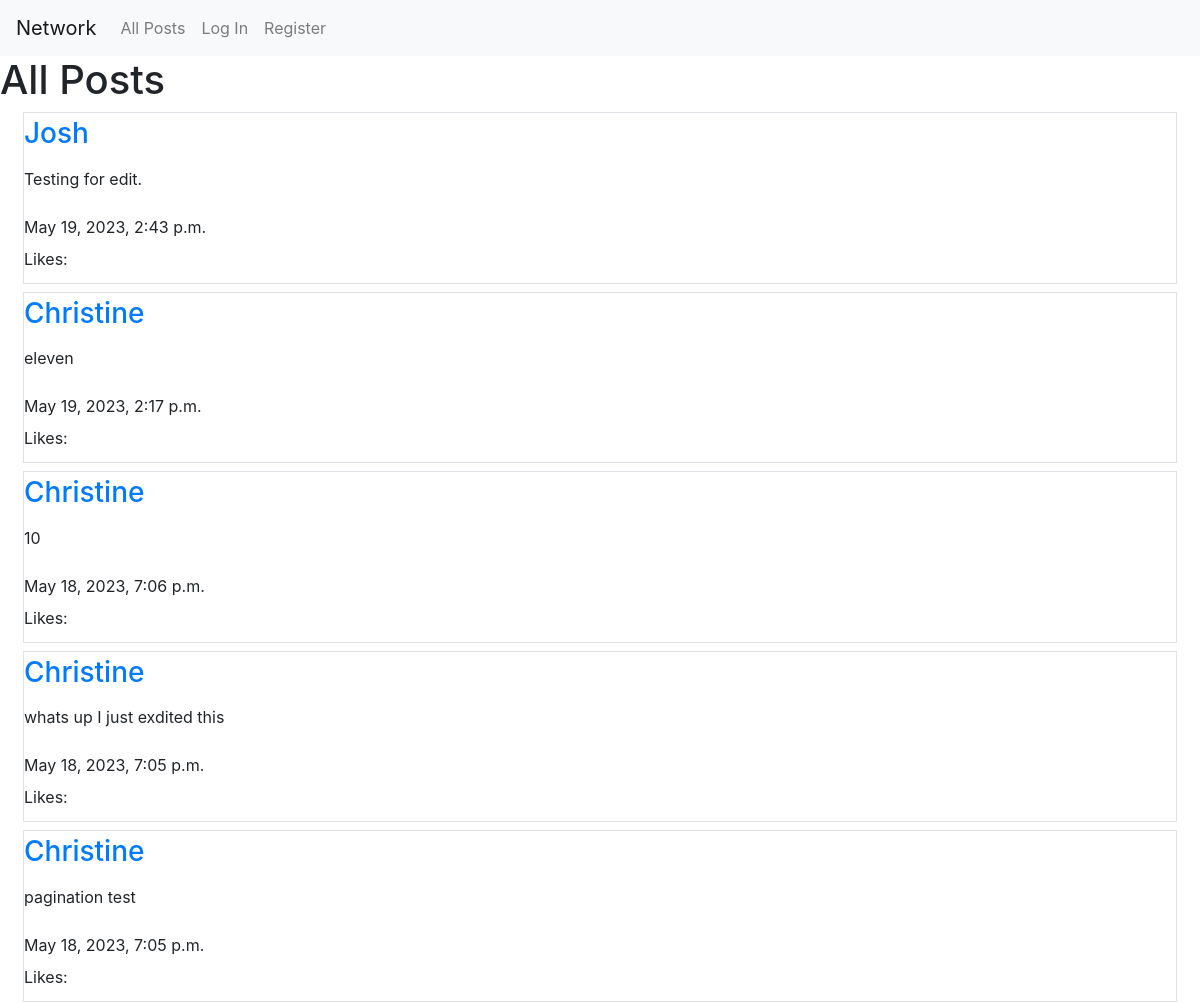
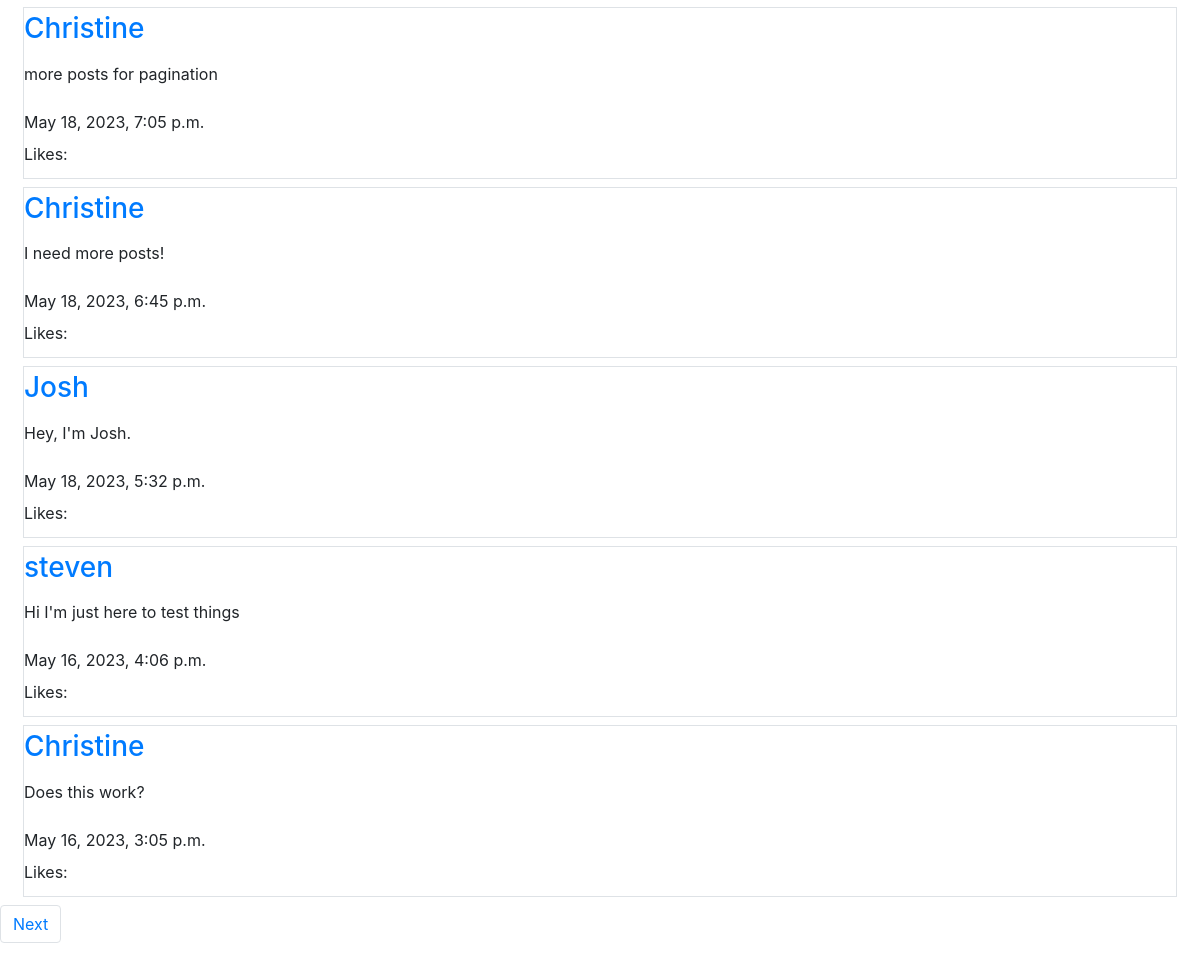
The page / on the database its author committed (2 pictures, top to bottom).
### network/models.py (models this page shows, shortened)
class Post(models.Model):
    user = models.ForeignKey(User, on_delete=models.CASCADE, related_name="author")
    content = models.TextField(max_length=500)
    date = models.DateTimeField(auto_now_add=True)

class User(AbstractUser):
    pass

### network/views.py (the view, shortened to what this page needs)
# urls.py: path("", views.index, name="index"),
def index(request):
    posts = Post.objects.all().order_by('-date')
    paginator = Paginator(posts, 10)
    page_number = request.GET.get('page')
    page_obj = paginator.get_page(page_number)
    likes = Like.objects.all()
    liked_posts = []
    try:
        for like in likes:
            if like.user.id == request.user.id:
                liked_posts.append(like.post.id)
    except:
        liked_posts = []
    return render(request, "network/index.html", {
        "form": NewPostForm(),
        "posts": posts,
        "page_obj": page_obj,
        "liked_posts": liked_posts
    })

### network/templates/network/index.html (shortened to what this page needs)
{% extends "network/layout.html" %}
{% block body %}
    <h1>All Posts</h1>
    <div class="container-fluid">
        {% for post in page_obj %}
            <div class="row m-2 border flex-column">
                <div class="my-1">
                    <h3><a href="{% url 'display_profile' post.user.id %}">{{ post.user }}</a></h3>
                </div>
                <div class="my-1">
                    <p id="content_{{ post.id }}">{{ post.content }}</p>
                </div>
                <div class="my-1">
                    <span>{{ post.date }}</span>
                </div>
                <div class="my-1">
                    <span>Likes: </span>
                </div>
            </div>
        {% endfor %}
    </div>
    <div class="pagination">
        <nav aria-label="Page navigation example">
            <ul class="pagination">
                {% if page_obj.has_next %}
                    {% if page_obj.next_page_number == page_obj.paginator.num_pages %}
                        <li class="page-item"><a class="page-link" href="?page={{ page_obj.paginator.num_pages }}">Next</a></li>
                    {% else %}
                        <li class="page-item"><a class="page-link" href="?page={{ page_obj.next_page_number }}">Next</a></li>
                    {% endif %}
                {% endif %}
            </ul>
        </nav>
    </div>
{% endblock %}

### rows shown on the page
Post: user "Josh", content "Testing for edit.", date "May 19, 2023, 2:43 p.m."
Post: user "Christine", content "eleven", date "May 19, 2023, 2:17 p.m."
Post: user "Christine", content "10", date "May 18, 2023, 7:06 p.m."
Post: user "Christine", content "whats up I just exdited this", date "May 18, 2023, 7:05 p.m."
Post: user "Christine", content "pagination test", date "May 18, 2023, 7:05 p.m."
Post: user "Christine", content "more posts for pagination", date "May 18, 2023, 7:05 p.m."
Post: user "Christine", content "I need more posts!", date "May 18, 2023, 6:45 p.m."
Post: user "Josh", content "Hey, I'm Josh.", date "May 18, 2023, 5:32 p.m."
Post: user "steven", content "Hi I'm just here to test things", date "May 16, 2023, 4:06 p.m."
Post: user "Christine", content "Does this work?", date "May 16, 2023, 3:05 p.m."
